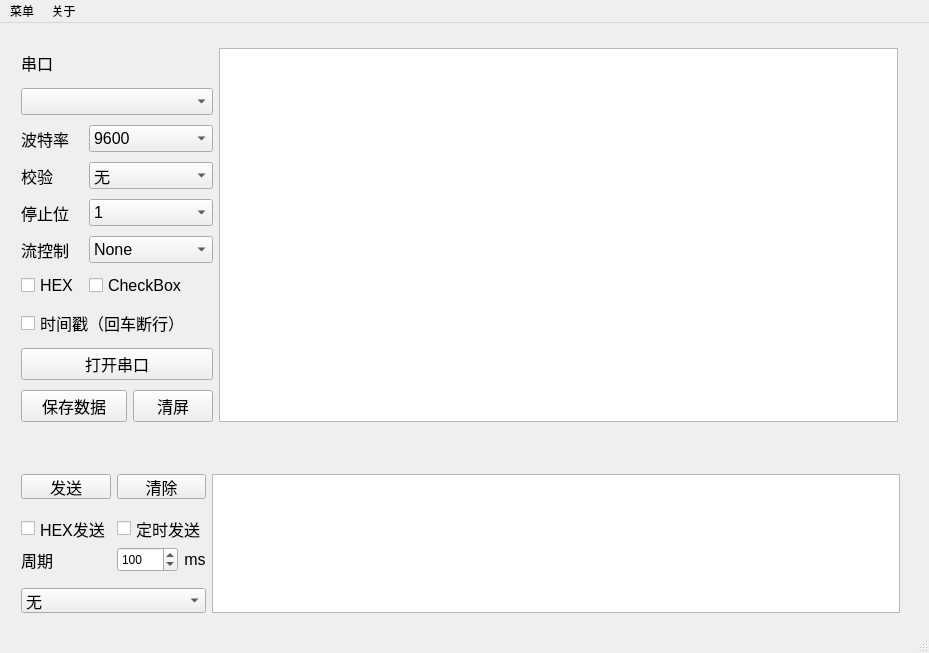
<?xml version="1.0" encoding="UTF-8"?>
<ui version="4.0">
 <class>MainWindow</class>
 <widget class="QMainWindow" name="MainWindow">
  <property name="geometry">
   <rect>
    <x>0</x>
    <y>0</y>
    <width>929</width>
    <height>653</height>
   </rect>
  </property>
  <property name="windowTitle">
   <string>MainWindow</string>
  </property>
  <widget class="QWidget" name="centralWidget">
   <widget class="QWidget" name="layoutWidget">
    <property name="geometry">
     <rect>
      <x>10</x>
      <y>440</y>
      <width>901</width>
      <height>161</height>
     </rect>
    </property>
    <layout class="QGridLayout" name="gridLayout_5">
     <item row="0" column="1">
      <layout class="QGridLayout" name="gridLayout_2">
       <item row="4" column="0" colspan="2">
        <layout class="QGridLayout" name="gridLayout_4">
         <item row="2" column="2">
          <widget class="QSpinBox" name="spinBox">
           <property name="minimumSize">
            <size>
             <width>25</width>
             <height>25</height>
            </size>
           </property>
           <property name="minimum">
            <number>1</number>
           </property>
           <property name="maximum">
            <number>60000</number>
           </property>
           <property name="value">
            <number>100</number>
           </property>
          </widget>
         </item>
         <item row="2" column="3" colspan="2">
          <widget class="QLabel" name="label_7">
           <property name="minimumSize">
            <size>
             <width>0</width>
             <height>25</height>
            </size>
           </property>
           <property name="font">
            <font>
             <pointsize>12</pointsize>
            </font>
           </property>
           <property name="text">
            <string>ms</string>
           </property>
           <property name="alignment">
            <set>Qt::AlignCenter</set>
           </property>
          </widget>
         </item>
         <item row="2" column="0" colspan="2">
          <widget class="QLabel" name="label_6">
           <property name="minimumSize">
            <size>
             <width>0</width>
             <height>25</height>
            </size>
           </property>
           <property name="font">
            <font>
             <pointsize>12</pointsize>
            </font>
           </property>
           <property name="text">
            <string>周期</string>
           </property>
          </widget>
         </item>
         <item row="0" column="0" colspan="2">
          <widget class="QCheckBox" name="cb_hexsend">
           <property name="minimumSize">
            <size>
             <width>0</width>
             <height>25</height>
            </size>
           </property>
           <property name="font">
            <font>
             <pointsize>12</pointsize>
            </font>
           </property>
           <property name="text">
            <string>HEX发送</string>
           </property>
          </widget>
         </item>
         <item row="0" column="2" colspan="3">
          <widget class="QCheckBox" name="cb_timer">
           <property name="minimumSize">
            <size>
             <width>0</width>
             <height>25</height>
            </size>
           </property>
           <property name="font">
            <font>
             <pointsize>12</pointsize>
            </font>
           </property>
           <property name="text">
            <string>定时发送</string>
           </property>
          </widget>
         </item>
        </layout>
       </item>
       <item row="0" column="0">
        <widget class="QPushButton" name="BT_send">
         <property name="minimumSize">
          <size>
           <width>0</width>
           <height>25</height>
          </size>
         </property>
         <property name="font">
          <font>
           <pointsize>12</pointsize>
          </font>
         </property>
         <property name="text">
          <string>发送</string>
         </property>
        </widget>
       </item>
       <item row="0" column="1">
        <widget class="QPushButton" name="BT_cleasenddata">
         <property name="minimumSize">
          <size>
           <width>0</width>
           <height>25</height>
          </size>
         </property>
         <property name="font">
          <font>
           <pointsize>12</pointsize>
          </font>
         </property>
         <property name="text">
          <string>清除</string>
         </property>
        </widget>
       </item>
       <item row="6" column="1">
        <spacer name="verticalSpacer_14">
         <property name="orientation">
          <enum>Qt::Vertical</enum>
         </property>
         <property name="sizeHint" stdset="0">
          <size>
           <width>20</width>
           <height>17</height>
          </size>
         </property>
        </spacer>
       </item>
       <item row="3" column="0">
        <spacer name="verticalSpacer_12">
         <property name="orientation">
          <enum>Qt::Vertical</enum>
         </property>
         <property name="sizeHint" stdset="0">
          <size>
           <width>20</width>
           <height>17</height>
          </size>
         </property>
        </spacer>
       </item>
       <item row="3" column="1">
        <spacer name="verticalSpacer_11">
         <property name="orientation">
          <enum>Qt::Vertical</enum>
         </property>
         <property name="sizeHint" stdset="0">
          <size>
           <width>20</width>
           <height>17</height>
          </size>
         </property>
        </spacer>
       </item>
       <item row="6" column="0">
        <spacer name="verticalSpacer_13">
         <property name="orientation">
          <enum>Qt::Vertical</enum>
         </property>
         <property name="sizeHint" stdset="0">
          <size>
           <width>20</width>
           <height>17</height>
          </size>
         </property>
        </spacer>
       </item>
       <item row="7" column="0" rowspan="2" colspan="2">
        <widget class="QComboBox" name="comboBox_endofline">
         <property name="minimumSize">
          <size>
           <width>0</width>
           <height>25</height>
          </size>
         </property>
         <property name="font">
          <font>
           <pointsize>12</pointsize>
          </font>
         </property>
         <item>
          <property name="text">
           <string>无</string>
          </property>
         </item>
         <item>
          <property name="text">
           <string>\r</string>
          </property>
         </item>
         <item>
          <property name="text">
           <string>\n</string>
          </property>
         </item>
         <item>
          <property name="text">
           <string>\r\n</string>
          </property>
         </item>
        </widget>
       </item>
      </layout>
     </item>
     <item row="0" column="2">
      <widget class="QTextEdit" name="sendtext">
       <property name="minimumSize">
        <size>
         <width>400</width>
         <height>0</height>
        </size>
       </property>
       <property name="lineWidth">
        <number>1</number>
       </property>
      </widget>
     </item>
    </layout>
   </widget>
   <widget class="QWidget" name="layoutWidget">
    <property name="geometry">
     <rect>
      <x>10</x>
      <y>10</y>
      <width>899</width>
      <height>411</height>
     </rect>
    </property>
    <layout class="QGridLayout" name="gridLayout">
     <item row="6" column="1" colspan="2">
      <widget class="QCheckBox" name="checkBox_2">
       <property name="minimumSize">
        <size>
         <width>0</width>
         <height>25</height>
        </size>
       </property>
       <property name="font">
        <font>
         <pointsize>12</pointsize>
        </font>
       </property>
       <property name="text">
        <string>CheckBox</string>
       </property>
      </widget>
     </item>
     <item row="3" column="1" colspan="2">
      <widget class="QComboBox" name="cb_check">
       <property name="minimumSize">
        <size>
         <width>0</width>
         <height>25</height>
        </size>
       </property>
       <property name="font">
        <font>
         <pointsize>12</pointsize>
        </font>
       </property>
       <item>
        <property name="text">
         <string>无</string>
        </property>
       </item>
       <item>
        <property name="text">
         <string>奇</string>
        </property>
       </item>
       <item>
        <property name="text">
         <string>偶</string>
        </property>
       </item>
      </widget>
     </item>
     <item row="6" column="0">
      <widget class="QCheckBox" name="checkBox_hexsend">
       <property name="minimumSize">
        <size>
         <width>0</width>
         <height>25</height>
        </size>
       </property>
       <property name="font">
        <font>
         <pointsize>12</pointsize>
        </font>
       </property>
       <property name="text">
        <string>HEX</string>
       </property>
      </widget>
     </item>
     <item row="0" column="3" rowspan="10">
      <widget class="QTextBrowser" name="display"/>
     </item>
     <item row="4" column="0">
      <widget class="QLabel" name="label_3">
       <property name="minimumSize">
        <size>
         <width>0</width>
         <height>25</height>
        </size>
       </property>
       <property name="font">
        <font>
         <pointsize>12</pointsize>
        </font>
       </property>
       <property name="text">
        <string>停止位</string>
       </property>
      </widget>
     </item>
     <item row="3" column="0">
      <widget class="QLabel" name="label_2">
       <property name="minimumSize">
        <size>
         <width>0</width>
         <height>25</height>
        </size>
       </property>
       <property name="font">
        <font>
         <pointsize>12</pointsize>
        </font>
       </property>
       <property name="text">
        <string>校验</string>
       </property>
      </widget>
     </item>
     <item row="1" column="0" colspan="3">
      <widget class="QComboBox" name="cb_seriallist">
       <property name="minimumSize">
        <size>
         <width>0</width>
         <height>25</height>
        </size>
       </property>
       <property name="font">
        <font>
         <pointsize>12</pointsize>
        </font>
       </property>
      </widget>
     </item>
     <item row="9" column="0" colspan="2">
      <widget class="QPushButton" name="BT_savedata">
       <property name="minimumSize">
        <size>
         <width>0</width>
         <height>25</height>
        </size>
       </property>
       <property name="font">
        <font>
         <pointsize>12</pointsize>
        </font>
       </property>
       <property name="text">
        <string>保存数据</string>
       </property>
      </widget>
     </item>
     <item row="5" column="0">
      <widget class="QLabel" name="label_4">
       <property name="minimumSize">
        <size>
         <width>0</width>
         <height>25</height>
        </size>
       </property>
       <property name="font">
        <font>
         <pointsize>12</pointsize>
        </font>
       </property>
       <property name="text">
        <string>流控制</string>
       </property>
      </widget>
     </item>
     <item row="8" column="0" colspan="3">
      <widget class="QPushButton" name="BT_openclosesrial">
       <property name="minimumSize">
        <size>
         <width>0</width>
         <height>25</height>
        </size>
       </property>
       <property name="font">
        <font>
         <pointsize>12</pointsize>
        </font>
       </property>
       <property name="text">
        <string>打开串口</string>
       </property>
      </widget>
     </item>
     <item row="7" column="0" colspan="3">
      <widget class="QCheckBox" name="checkBox_newline">
       <property name="minimumSize">
        <size>
         <width>0</width>
         <height>25</height>
        </size>
       </property>
       <property name="font">
        <font>
         <pointsize>12</pointsize>
        </font>
       </property>
       <property name="text">
        <string>时间戳（回车断行）</string>
       </property>
      </widget>
     </item>
     <item row="9" column="2">
      <widget class="QPushButton" name="BT_clearscreem">
       <property name="minimumSize">
        <size>
         <width>0</width>
         <height>25</height>
        </size>
       </property>
       <property name="font">
        <font>
         <pointsize>12</pointsize>
        </font>
       </property>
       <property name="text">
        <string>清屏</string>
       </property>
      </widget>
     </item>
     <item row="5" column="1" colspan="2">
      <widget class="QComboBox" name="cb_liukongzhi">
       <property name="minimumSize">
        <size>
         <width>0</width>
         <height>25</height>
        </size>
       </property>
       <property name="font">
        <font>
         <pointsize>12</pointsize>
        </font>
       </property>
       <item>
        <property name="text">
         <string>None</string>
        </property>
       </item>
       <item>
        <property name="text">
         <string>HARDWARE</string>
        </property>
       </item>
       <item>
        <property name="text">
         <string>XON/XOFF</string>
        </property>
       </item>
      </widget>
     </item>
     <item row="2" column="0">
      <widget class="QLabel" name="label">
       <property name="minimumSize">
        <size>
         <width>0</width>
         <height>25</height>
        </size>
       </property>
       <property name="font">
        <font>
         <pointsize>12</pointsize>
        </font>
       </property>
       <property name="text">
        <string>波特率   </string>
       </property>
      </widget>
     </item>
     <item row="4" column="1" colspan="2">
      <widget class="QComboBox" name="cb_stopbit">
       <property name="minimumSize">
        <size>
         <width>0</width>
         <height>25</height>
        </size>
       </property>
       <property name="font">
        <font>
         <pointsize>12</pointsize>
        </font>
       </property>
       <property name="currentIndex">
        <number>1</number>
       </property>
       <item>
        <property name="text">
         <string>0</string>
        </property>
       </item>
       <item>
        <property name="text">
         <string>1</string>
        </property>
       </item>
       <item>
        <property name="text">
         <string>1.5</string>
        </property>
       </item>
       <item>
        <property name="text">
         <string>2</string>
        </property>
       </item>
      </widget>
     </item>
     <item row="2" column="1" colspan="2">
      <widget class="QComboBox" name="cb_baudrate">
       <property name="minimumSize">
        <size>
         <width>0</width>
         <height>25</height>
        </size>
       </property>
       <property name="font">
        <font>
         <pointsize>12</pointsize>
        </font>
       </property>
       <property name="currentIndex">
        <number>2</number>
       </property>
       <item>
        <property name="text">
         <string>1200</string>
        </property>
       </item>
       <item>
        <property name="text">
         <string>2400</string>
        </property>
       </item>
       <item>
        <property name="text">
         <string>9600</string>
        </property>
       </item>
       <item>
        <property name="text">
         <string>115200</string>
        </property>
       </item>
      </widget>
     </item>
     <item row="0" column="0" colspan="2">
      <widget class="QLabel" name="label_5">
       <property name="minimumSize">
        <size>
         <width>0</width>
         <height>25</height>
        </size>
       </property>
       <property name="maximumSize">
        <size>
         <width>16777215</width>
         <height>30</height>
        </size>
       </property>
       <property name="font">
        <font>
         <pointsize>12</pointsize>
        </font>
       </property>
       <property name="text">
        <string>串口</string>
       </property>
      </widget>
     </item>
    </layout>
   </widget>
  </widget>
  <widget class="QMenuBar" name="menuBar">
   <property name="geometry">
    <rect>
     <x>0</x>
     <y>0</y>
     <width>929</width>
     <height>26</height>
    </rect>
   </property>
   <widget class="QMenu" name="menu">
    <property name="title">
     <string>菜单</string>
    </property>
    <addaction name="action_quit"/>
    <addaction name="action_flush"/>
   </widget>
   <widget class="QMenu" name="meun_about">
    <property name="title">
     <string> 关于</string>
    </property>
    <addaction name="actions_about"/>
   </widget>
   <addaction name="menu"/>
   <addaction name="meun_about"/>
  </widget>
  <widget class="QStatusBar" name="statusBar"/>
  <action name="action_quit">
   <property name="text">
    <string/>
   </property>
   <property name="font">
    <font>
     <family>微软雅黑</family>
    </font>
   </property>
  </action>
  <action name="actions_about">
   <property name="text">
    <string>关于软件</string>
   </property>
  </action>
  <action name="action_flush">
   <property name="text">
    <string>刷新串口</string>
   </property>
  </action>
 </widget>
 <layoutdefault spacing="6" margin="11"/>
 <resources/>
 <connections/>
</ui>
